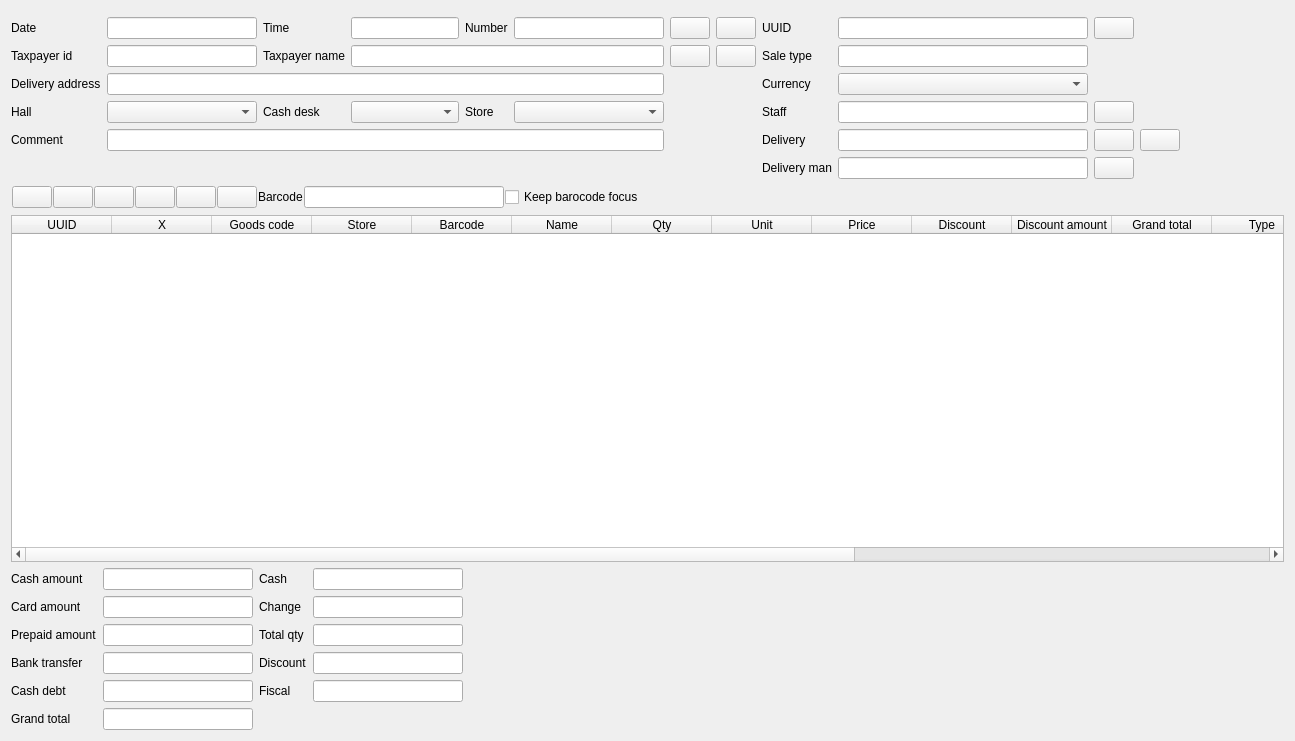
<?xml version="1.0" encoding="UTF-8"?>
<ui version="4.0">
 <class>C5SaleDoc</class>
 <widget class="QWidget" name="C5SaleDoc">
  <property name="geometry">
   <rect>
    <x>0</x>
    <y>0</y>
    <width>1295</width>
    <height>741</height>
   </rect>
  </property>
  <property name="windowTitle">
   <string>Form</string>
  </property>
  <layout class="QVBoxLayout" name="verticalLayout">
   <item>
    <widget class="QFrame" name="frame_2">
     <property name="frameShape">
      <enum>QFrame::Shape::NoFrame</enum>
     </property>
     <property name="frameShadow">
      <enum>QFrame::Shadow::Raised</enum>
     </property>
     <layout class="QHBoxLayout" name="horizontalLayout_2">
      <property name="leftMargin">
       <number>0</number>
      </property>
      <property name="topMargin">
       <number>0</number>
      </property>
      <property name="rightMargin">
       <number>0</number>
      </property>
      <property name="bottomMargin">
       <number>0</number>
      </property>
     </layout>
    </widget>
   </item>
   <item>
    <widget class="QFrame" name="frame">
     <property name="frameShape">
      <enum>QFrame::Shape::NoFrame</enum>
     </property>
     <property name="frameShadow">
      <enum>QFrame::Shadow::Raised</enum>
     </property>
     <layout class="QGridLayout" name="gridLayout_2">
      <property name="leftMargin">
       <number>0</number>
      </property>
      <property name="topMargin">
       <number>0</number>
      </property>
      <property name="rightMargin">
       <number>0</number>
      </property>
      <property name="bottomMargin">
       <number>0</number>
      </property>
      <item row="0" column="5">
       <widget class="C5LineEdit" name="leDocnumber">
        <property name="minimumSize">
         <size>
          <width>150</width>
          <height>0</height>
         </size>
        </property>
        <property name="maximumSize">
         <size>
          <width>105</width>
          <height>16777215</height>
         </size>
        </property>
        <property name="readOnly">
         <bool>true</bool>
        </property>
       </widget>
      </item>
      <item row="2" column="1" colspan="5">
       <widget class="C5LineEdit" name="leDeliveryAddress">
        <property name="minimumSize">
         <size>
          <width>150</width>
          <height>0</height>
         </size>
        </property>
        <property name="maximumSize">
         <size>
          <width>16777215</width>
          <height>16777215</height>
         </size>
        </property>
        <property name="readOnly">
         <bool>true</bool>
        </property>
       </widget>
      </item>
      <item row="4" column="9">
       <widget class="C5LineEdit" name="leDelivery">
        <property name="readOnly">
         <bool>true</bool>
        </property>
       </widget>
      </item>
      <item row="1" column="7">
       <widget class="QPushButton" name="btnEditPartner">
        <property name="sizePolicy">
         <sizepolicy hsizetype="Fixed" vsizetype="Fixed">
          <horstretch>0</horstretch>
          <verstretch>0</verstretch>
         </sizepolicy>
        </property>
        <property name="text">
         <string/>
        </property>
        <property name="icon">
         <iconset resource="../resources/res.qrc">
          <normaloff>:/edit.png</normaloff>:/edit.png</iconset>
        </property>
       </widget>
      </item>
      <item row="3" column="0">
       <widget class="QLabel" name="label_17">
        <property name="text">
         <string>Hall</string>
        </property>
       </widget>
      </item>
      <item row="0" column="6">
       <widget class="QPushButton" name="btnEditAccounts">
        <property name="sizePolicy">
         <sizepolicy hsizetype="Fixed" vsizetype="Fixed">
          <horstretch>0</horstretch>
          <verstretch>0</verstretch>
         </sizepolicy>
        </property>
        <property name="text">
         <string/>
        </property>
        <property name="icon">
         <iconset resource="../resources/res.qrc">
          <normaloff>:/configure.png</normaloff>:/configure.png</iconset>
        </property>
       </widget>
      </item>
      <item row="3" column="4">
       <widget class="QLabel" name="label_15">
        <property name="text">
         <string>Store</string>
        </property>
       </widget>
      </item>
      <item row="0" column="1">
       <widget class="C5DateEdit" name="leDate">
        <property name="minimumSize">
         <size>
          <width>150</width>
          <height>0</height>
         </size>
        </property>
        <property name="maximumSize">
         <size>
          <width>150</width>
          <height>16777215</height>
         </size>
        </property>
        <property name="readOnly">
         <bool>false</bool>
        </property>
       </widget>
      </item>
      <item row="5" column="9">
       <widget class="C5LineEdit" name="leDeluveryMan">
        <property name="readOnly">
         <bool>true</bool>
        </property>
       </widget>
      </item>
      <item row="4" column="1" colspan="5">
       <widget class="C5LineEdit" name="leComment">
        <property name="minimumSize">
         <size>
          <width>150</width>
          <height>0</height>
         </size>
        </property>
        <property name="maximumSize">
         <size>
          <width>16777215</width>
          <height>16777215</height>
         </size>
        </property>
       </widget>
      </item>
      <item row="1" column="9">
       <widget class="C5LineEdit" name="leSaleType">
        <property name="focusPolicy">
         <enum>Qt::FocusPolicy::NoFocus</enum>
        </property>
        <property name="readOnly">
         <bool>true</bool>
        </property>
       </widget>
      </item>
      <item row="0" column="7">
       <widget class="QPushButton" name="btnQr">
        <property name="focusPolicy">
         <enum>Qt::FocusPolicy::NoFocus</enum>
        </property>
        <property name="toolTip">
         <string>New goods</string>
        </property>
        <property name="text">
         <string/>
        </property>
        <property name="icon">
         <iconset resource="../resources/res.qrc">
          <normaloff>:/qr_code.png</normaloff>:/qr_code.png</iconset>
        </property>
       </widget>
      </item>
      <item row="1" column="8">
       <widget class="QLabel" name="label_22">
        <property name="text">
         <string>Sale type</string>
        </property>
       </widget>
      </item>
      <item row="0" column="3">
       <widget class="C5LineEdit" name="leTime">
        <property name="maximumSize">
         <size>
          <width>150</width>
          <height>16777215</height>
         </size>
        </property>
        <property name="readOnly">
         <bool>true</bool>
        </property>
       </widget>
      </item>
      <item row="3" column="2">
       <widget class="QLabel" name="label_18">
        <property name="text">
         <string>Cash desk</string>
        </property>
       </widget>
      </item>
      <item row="0" column="9">
       <widget class="C5LineEdit" name="leUuid">
        <property name="minimumSize">
         <size>
          <width>250</width>
          <height>0</height>
         </size>
        </property>
        <property name="focusPolicy">
         <enum>Qt::FocusPolicy::NoFocus</enum>
        </property>
        <property name="toolTip">
         <string>Double click to copy to the clipboard</string>
        </property>
        <property name="readOnly">
         <bool>true</bool>
        </property>
       </widget>
      </item>
      <item row="0" column="8">
       <widget class="QLabel" name="label_4">
        <property name="text">
         <string>UUID</string>
        </property>
       </widget>
      </item>
      <item row="0" column="0">
       <widget class="QLabel" name="label">
        <property name="text">
         <string>Date</string>
        </property>
       </widget>
      </item>
      <item row="3" column="3">
       <widget class="C5ComboBox" name="cbCashDesk"/>
      </item>
      <item row="0" column="2">
       <widget class="QLabel" name="label_2">
        <property name="text">
         <string>Time</string>
        </property>
       </widget>
      </item>
      <item row="2" column="0">
       <widget class="QLabel" name="label_28">
        <property name="text">
         <string>Delivery address</string>
        </property>
       </widget>
      </item>
      <item row="1" column="1">
       <widget class="C5LineEdit" name="leTaxpayerId">
        <property name="minimumSize">
         <size>
          <width>150</width>
          <height>0</height>
         </size>
        </property>
        <property name="maximumSize">
         <size>
          <width>150</width>
          <height>16777215</height>
         </size>
        </property>
        <property name="readOnly">
         <bool>true</bool>
        </property>
       </widget>
      </item>
      <item row="0" column="4">
       <widget class="QLabel" name="label_3">
        <property name="text">
         <string>Number</string>
        </property>
       </widget>
      </item>
      <item row="1" column="2">
       <widget class="QLabel" name="label_6">
        <property name="text">
         <string>Taxpayer name</string>
        </property>
       </widget>
      </item>
      <item row="1" column="3" colspan="3">
       <widget class="C5LineEdit" name="leTaxpayerName">
        <property name="minimumSize">
         <size>
          <width>300</width>
          <height>0</height>
         </size>
        </property>
        <property name="readOnly">
         <bool>true</bool>
        </property>
       </widget>
      </item>
      <item row="3" column="5">
       <widget class="C5ComboBox" name="cbStorage"/>
      </item>
      <item row="5" column="8">
       <widget class="QLabel" name="label_23">
        <property name="text">
         <string>Delivery man</string>
        </property>
       </widget>
      </item>
      <item row="2" column="8">
       <widget class="QLabel" name="label_14">
        <property name="text">
         <string>Currency</string>
        </property>
       </widget>
      </item>
      <item row="2" column="9">
       <widget class="C5ComboBox" name="cbCurrency"/>
      </item>
      <item row="1" column="0">
       <widget class="QLabel" name="label_5">
        <property name="text">
         <string>Taxpayer id</string>
        </property>
       </widget>
      </item>
      <item row="4" column="0">
       <widget class="QLabel" name="label_16">
        <property name="text">
         <string>Comment</string>
        </property>
       </widget>
      </item>
      <item row="1" column="12">
       <spacer name="horizontalSpacer_2">
        <property name="orientation">
         <enum>Qt::Orientation::Horizontal</enum>
        </property>
        <property name="sizeHint" stdset="0">
         <size>
          <width>40</width>
          <height>20</height>
         </size>
        </property>
       </spacer>
      </item>
      <item row="1" column="6">
       <widget class="QPushButton" name="btnSearchTaxpayer">
        <property name="sizePolicy">
         <sizepolicy hsizetype="Preferred" vsizetype="Preferred">
          <horstretch>0</horstretch>
          <verstretch>0</verstretch>
         </sizepolicy>
        </property>
        <property name="text">
         <string/>
        </property>
        <property name="icon">
         <iconset resource="../resources/res.qrc">
          <normaloff>:/search.png</normaloff>:/search.png</iconset>
        </property>
       </widget>
      </item>
      <item row="3" column="1">
       <widget class="C5ComboBox" name="cbHall"/>
      </item>
      <item row="4" column="8">
       <widget class="QLabel" name="label_21">
        <property name="text">
         <string>Delivery</string>
        </property>
       </widget>
      </item>
      <item row="3" column="8">
       <widget class="QLabel" name="label_24">
        <property name="text">
         <string>Staff</string>
        </property>
       </widget>
      </item>
      <item row="3" column="9">
       <widget class="QLineEdit" name="leCashier">
        <property name="readOnly">
         <bool>true</bool>
        </property>
       </widget>
      </item>
      <item row="3" column="10">
       <widget class="QPushButton" name="btnCashier">
        <property name="sizePolicy">
         <sizepolicy hsizetype="Fixed" vsizetype="Fixed">
          <horstretch>0</horstretch>
          <verstretch>0</verstretch>
         </sizepolicy>
        </property>
        <property name="focusPolicy">
         <enum>Qt::FocusPolicy::NoFocus</enum>
        </property>
        <property name="toolTip">
         <string>New goods</string>
        </property>
        <property name="text">
         <string/>
        </property>
        <property name="icon">
         <iconset resource="../resources/res.qrc">
          <normaloff>:/edit.png</normaloff>:/edit.png</iconset>
        </property>
       </widget>
      </item>
      <item row="4" column="10">
       <widget class="QPushButton" name="btnDelivery">
        <property name="sizePolicy">
         <sizepolicy hsizetype="Fixed" vsizetype="Fixed">
          <horstretch>0</horstretch>
          <verstretch>0</verstretch>
         </sizepolicy>
        </property>
        <property name="text">
         <string/>
        </property>
        <property name="icon">
         <iconset resource="../resources/res.qrc">
          <normaloff>:/edit.png</normaloff>:/edit.png</iconset>
        </property>
       </widget>
      </item>
      <item row="5" column="10">
       <widget class="QPushButton" name="btnDeliveryMan">
        <property name="sizePolicy">
         <sizepolicy hsizetype="Fixed" vsizetype="Fixed">
          <horstretch>0</horstretch>
          <verstretch>0</verstretch>
         </sizepolicy>
        </property>
        <property name="text">
         <string/>
        </property>
        <property name="icon">
         <iconset resource="../resources/res.qrc">
          <normaloff>:/edit.png</normaloff>:/edit.png</iconset>
        </property>
       </widget>
      </item>
      <item row="0" column="10">
       <widget class="QPushButton" name="btnCopyUUID">
        <property name="sizePolicy">
         <sizepolicy hsizetype="Fixed" vsizetype="Fixed">
          <horstretch>0</horstretch>
          <verstretch>0</verstretch>
         </sizepolicy>
        </property>
        <property name="focusPolicy">
         <enum>Qt::FocusPolicy::NoFocus</enum>
        </property>
        <property name="toolTip">
         <string>New goods</string>
        </property>
        <property name="text">
         <string/>
        </property>
        <property name="icon">
         <iconset resource="../resources/res.qrc">
          <normaloff>:/copy.png</normaloff>:/copy.png</iconset>
        </property>
       </widget>
      </item>
      <item row="4" column="11">
       <widget class="QPushButton" name="btnRemoveDelivery">
        <property name="sizePolicy">
         <sizepolicy hsizetype="Fixed" vsizetype="Fixed">
          <horstretch>0</horstretch>
          <verstretch>0</verstretch>
         </sizepolicy>
        </property>
        <property name="text">
         <string/>
        </property>
        <property name="icon">
         <iconset resource="../resources/res.qrc">
          <normaloff>:/broom.png</normaloff>:/broom.png</iconset>
        </property>
       </widget>
      </item>
     </layout>
    </widget>
   </item>
   <item>
    <widget class="QWidget" name="wtoolbar" native="true">
     <layout class="QHBoxLayout" name="horizontalLayout">
      <property name="spacing">
       <number>1</number>
      </property>
      <property name="leftMargin">
       <number>1</number>
      </property>
      <property name="topMargin">
       <number>1</number>
      </property>
      <property name="rightMargin">
       <number>1</number>
      </property>
      <property name="bottomMargin">
       <number>1</number>
      </property>
      <item>
       <widget class="QPushButton" name="btnAddGoods">
        <property name="focusPolicy">
         <enum>Qt::FocusPolicy::NoFocus</enum>
        </property>
        <property name="toolTip">
         <string>New row</string>
        </property>
        <property name="text">
         <string/>
        </property>
        <property name="icon">
         <iconset resource="../resources/res.qrc">
          <normaloff>:/add.png</normaloff>:/add.png</iconset>
        </property>
       </widget>
      </item>
      <item>
       <widget class="QPushButton" name="btnRemoveGoods">
        <property name="focusPolicy">
         <enum>Qt::FocusPolicy::NoFocus</enum>
        </property>
        <property name="toolTip">
         <string>Remove row</string>
        </property>
        <property name="text">
         <string/>
        </property>
        <property name="icon">
         <iconset resource="../resources/res.qrc">
          <normaloff>:/remove.png</normaloff>:/remove.png</iconset>
        </property>
       </widget>
      </item>
      <item>
       <widget class="QPushButton" name="btnEditGoods">
        <property name="focusPolicy">
         <enum>Qt::FocusPolicy::NoFocus</enum>
        </property>
        <property name="toolTip">
         <string>Edit goods on selected row</string>
        </property>
        <property name="text">
         <string/>
        </property>
        <property name="icon">
         <iconset resource="../resources/res.qrc">
          <normaloff>:/edit.png</normaloff>:/edit.png</iconset>
        </property>
       </widget>
      </item>
      <item>
       <widget class="QPushButton" name="btnNewGoods">
        <property name="focusPolicy">
         <enum>Qt::FocusPolicy::NoFocus</enum>
        </property>
        <property name="toolTip">
         <string>New goods</string>
        </property>
        <property name="text">
         <string/>
        </property>
        <property name="icon">
         <iconset resource="../resources/res.qrc">
          <normaloff>:/new.png</normaloff>:/new.png</iconset>
        </property>
       </widget>
      </item>
      <item>
       <widget class="QPushButton" name="btnCalculator">
        <property name="focusPolicy">
         <enum>Qt::FocusPolicy::NoFocus</enum>
        </property>
        <property name="toolTip">
         <string>New goods</string>
        </property>
        <property name="text">
         <string/>
        </property>
        <property name="icon">
         <iconset resource="../resources/res.qrc">
          <normaloff>:/calculator.png</normaloff>:/calculator.png</iconset>
        </property>
       </widget>
      </item>
      <item>
       <widget class="QPushButton" name="btnStock">
        <property name="focusPolicy">
         <enum>Qt::FocusPolicy::NoFocus</enum>
        </property>
        <property name="toolTip">
         <string>New goods</string>
        </property>
        <property name="text">
         <string/>
        </property>
        <property name="icon">
         <iconset resource="../resources/res.qrc">
          <normaloff>:/storeinput.png</normaloff>:/storeinput.png</iconset>
        </property>
       </widget>
      </item>
      <item>
       <widget class="QLabel" name="label_13">
        <property name="text">
         <string>Barcode</string>
        </property>
       </widget>
      </item>
      <item>
       <widget class="C5LineEdit" name="leCmd">
        <property name="minimumSize">
         <size>
          <width>150</width>
          <height>0</height>
         </size>
        </property>
        <property name="maximumSize">
         <size>
          <width>200</width>
          <height>16777215</height>
         </size>
        </property>
       </widget>
      </item>
      <item>
       <widget class="QCheckBox" name="chKeepBarcodeFocus">
        <property name="text">
         <string>Keep barocode focus</string>
        </property>
       </widget>
      </item>
      <item>
       <spacer name="horizontalSpacer_3">
        <property name="orientation">
         <enum>Qt::Orientation::Horizontal</enum>
        </property>
        <property name="sizeHint" stdset="0">
         <size>
          <width>40</width>
          <height>20</height>
         </size>
        </property>
       </spacer>
      </item>
     </layout>
    </widget>
   </item>
   <item>
    <widget class="C5TableWidget" name="tblGoods">
     <property name="editTriggers">
      <set>QAbstractItemView::EditTrigger::NoEditTriggers</set>
     </property>
     <column>
      <property name="text">
       <string>UUID</string>
      </property>
     </column>
     <column>
      <property name="text">
       <string>X</string>
      </property>
     </column>
     <column>
      <property name="text">
       <string>Goods code</string>
      </property>
     </column>
     <column>
      <property name="text">
       <string>Store</string>
      </property>
     </column>
     <column>
      <property name="text">
       <string>Barcode</string>
      </property>
     </column>
     <column>
      <property name="text">
       <string>Name</string>
      </property>
     </column>
     <column>
      <property name="text">
       <string>Qty</string>
      </property>
     </column>
     <column>
      <property name="text">
       <string>Unit</string>
      </property>
     </column>
     <column>
      <property name="text">
       <string>Price</string>
      </property>
     </column>
     <column>
      <property name="text">
       <string>Discount</string>
      </property>
     </column>
     <column>
      <property name="text">
       <string>Discount amount</string>
      </property>
     </column>
     <column>
      <property name="text">
       <string>Grand total</string>
      </property>
     </column>
     <column>
      <property name="text">
       <string>Type</string>
      </property>
     </column>
     <column>
      <property name="text">
       <string>ReturnFrom</string>
      </property>
     </column>
     <column>
      <property name="text">
       <string>Emarks</string>
      </property>
     </column>
     <column>
      <property name="text">
       <string>Adgt</string>
      </property>
     </column>
     <column>
      <property name="text">
       <string>Stock</string>
      </property>
     </column>
     <column>
      <property name="text">
       <string>Storage</string>
      </property>
     </column>
    </widget>
   </item>
   <item>
    <widget class="QFrame" name="paymentFrame">
     <property name="frameShape">
      <enum>QFrame::Shape::NoFrame</enum>
     </property>
     <property name="frameShadow">
      <enum>QFrame::Shadow::Raised</enum>
     </property>
     <layout class="QGridLayout" name="gridLayout">
      <property name="leftMargin">
       <number>0</number>
      </property>
      <property name="topMargin">
       <number>0</number>
      </property>
      <property name="rightMargin">
       <number>0</number>
      </property>
      <property name="bottomMargin">
       <number>0</number>
      </property>
      <item row="3" column="2">
       <widget class="QLabel" name="label_25">
        <property name="text">
         <string>Total qty</string>
        </property>
       </widget>
      </item>
      <item row="4" column="3">
       <widget class="C5LineEdit" name="leDiscount">
        <property name="maximumSize">
         <size>
          <width>150</width>
          <height>16777215</height>
         </size>
        </property>
        <property name="readOnly">
         <bool>true</bool>
        </property>
       </widget>
      </item>
      <item row="5" column="0">
       <widget class="QLabel" name="label_12">
        <property name="text">
         <string>Cash debt</string>
        </property>
       </widget>
      </item>
      <item row="1" column="1">
       <widget class="C5LineEditWithSelector" name="leCash">
        <property name="maximumSize">
         <size>
          <width>150</width>
          <height>16777215</height>
         </size>
        </property>
       </widget>
      </item>
      <item row="4" column="2">
       <widget class="QLabel" name="label_27">
        <property name="text">
         <string>Discount</string>
        </property>
       </widget>
      </item>
      <item row="3" column="3">
       <widget class="C5LineEdit" name="leTotalQty">
        <property name="maximumSize">
         <size>
          <width>150</width>
          <height>16777215</height>
         </size>
        </property>
        <property name="readOnly">
         <bool>true</bool>
        </property>
       </widget>
      </item>
      <item row="3" column="0">
       <widget class="QLabel" name="label_19">
        <property name="text">
         <string>Prepaid amount</string>
        </property>
       </widget>
      </item>
      <item row="6" column="0">
       <widget class="QLabel" name="label_7">
        <property name="text">
         <string>Grand total</string>
        </property>
       </widget>
      </item>
      <item row="2" column="0">
       <widget class="QLabel" name="label_9">
        <property name="text">
         <string>Card amount</string>
        </property>
       </widget>
      </item>
      <item row="6" column="1">
       <widget class="C5LineEditWithSelector" name="leGrandTotal">
        <property name="maximumSize">
         <size>
          <width>150</width>
          <height>16777215</height>
         </size>
        </property>
        <property name="readOnly">
         <bool>true</bool>
        </property>
       </widget>
      </item>
      <item row="1" column="3">
       <widget class="C5LineEdit" name="leCountCash">
        <property name="maximumSize">
         <size>
          <width>150</width>
          <height>16777215</height>
         </size>
        </property>
       </widget>
      </item>
      <item row="1" column="4">
       <spacer name="horizontalSpacer">
        <property name="orientation">
         <enum>Qt::Orientation::Horizontal</enum>
        </property>
        <property name="sizeHint" stdset="0">
         <size>
          <width>378</width>
          <height>20</height>
         </size>
        </property>
       </spacer>
      </item>
      <item row="5" column="2">
       <widget class="QLabel" name="label_26">
        <property name="text">
         <string>Fiscal</string>
        </property>
       </widget>
      </item>
      <item row="1" column="2">
       <widget class="QLabel" name="label_10">
        <property name="text">
         <string>Cash</string>
        </property>
       </widget>
      </item>
      <item row="2" column="1">
       <widget class="C5LineEditWithSelector" name="leCard">
        <property name="maximumSize">
         <size>
          <width>150</width>
          <height>16777215</height>
         </size>
        </property>
       </widget>
      </item>
      <item row="3" column="1">
       <widget class="C5LineEditWithSelector" name="lePrepaid">
        <property name="maximumSize">
         <size>
          <width>150</width>
          <height>16777215</height>
         </size>
        </property>
       </widget>
      </item>
      <item row="2" column="2">
       <widget class="QLabel" name="label_11">
        <property name="text">
         <string>Change</string>
        </property>
       </widget>
      </item>
      <item row="2" column="3">
       <widget class="C5LineEdit" name="leChange">
        <property name="maximumSize">
         <size>
          <width>150</width>
          <height>16777215</height>
         </size>
        </property>
       </widget>
      </item>
      <item row="4" column="1">
       <widget class="C5LineEditWithSelector" name="leBankTransfer">
        <property name="maximumSize">
         <size>
          <width>150</width>
          <height>16777215</height>
         </size>
        </property>
       </widget>
      </item>
      <item row="1" column="0">
       <widget class="QLabel" name="label_8">
        <property name="text">
         <string>Cash amount</string>
        </property>
       </widget>
      </item>
      <item row="4" column="0">
       <widget class="QLabel" name="label_20">
        <property name="text">
         <string>Bank transfer</string>
        </property>
       </widget>
      </item>
      <item row="5" column="1">
       <widget class="C5LineEditWithSelector" name="leDebt">
        <property name="maximumSize">
         <size>
          <width>150</width>
          <height>16777215</height>
         </size>
        </property>
       </widget>
      </item>
      <item row="5" column="3">
       <widget class="C5LineEdit" name="leFiscal">
        <property name="maximumSize">
         <size>
          <width>150</width>
          <height>16777215</height>
         </size>
        </property>
        <property name="readOnly">
         <bool>true</bool>
        </property>
       </widget>
      </item>
     </layout>
    </widget>
   </item>
  </layout>
 </widget>
 <customwidgets>
  <customwidget>
   <class>C5LineEdit</class>
   <extends>QLineEdit</extends>
   <header location="global">c5lineedit.h</header>
  </customwidget>
  <customwidget>
   <class>C5LineEditWithSelector</class>
   <extends>QLineEdit</extends>
   <header location="global">c5lineeditwithselector.h</header>
  </customwidget>
  <customwidget>
   <class>C5TableWidget</class>
   <extends>QTableWidget</extends>
   <header location="global">c5tablewidget.h</header>
  </customwidget>
  <customwidget>
   <class>C5DateEdit</class>
   <extends>QLineEdit</extends>
   <header location="global">c5dateedit.h</header>
  </customwidget>
  <customwidget>
   <class>C5ComboBox</class>
   <extends>QComboBox</extends>
   <header location="global">c5combobox.h</header>
  </customwidget>
 </customwidgets>
 <tabstops>
  <tabstop>leDocnumber</tabstop>
  <tabstop>leDate</tabstop>
  <tabstop>leTime</tabstop>
  <tabstop>leUuid</tabstop>
  <tabstop>leTaxpayerId</tabstop>
  <tabstop>leTaxpayerName</tabstop>
  <tabstop>btnSearchTaxpayer</tabstop>
  <tabstop>btnEditPartner</tabstop>
  <tabstop>leSaleType</tabstop>
  <tabstop>cbHall</tabstop>
  <tabstop>cbCashDesk</tabstop>
  <tabstop>cbStorage</tabstop>
  <tabstop>leComment</tabstop>
  <tabstop>leDelivery</tabstop>
  <tabstop>leCmd</tabstop>
  <tabstop>tblGoods</tabstop>
  <tabstop>leCash</tabstop>
  <tabstop>leCard</tabstop>
  <tabstop>lePrepaid</tabstop>
  <tabstop>leBankTransfer</tabstop>
  <tabstop>leDebt</tabstop>
  <tabstop>leGrandTotal</tabstop>
  <tabstop>leCountCash</tabstop>
  <tabstop>leChange</tabstop>
  <tabstop>btnEditAccounts</tabstop>
 </tabstops>
 <resources>
  <include location="../resources/res.qrc"/>
  <include location="../resources/res.qrc"/>
 </resources>
 <connections/>
</ui>
